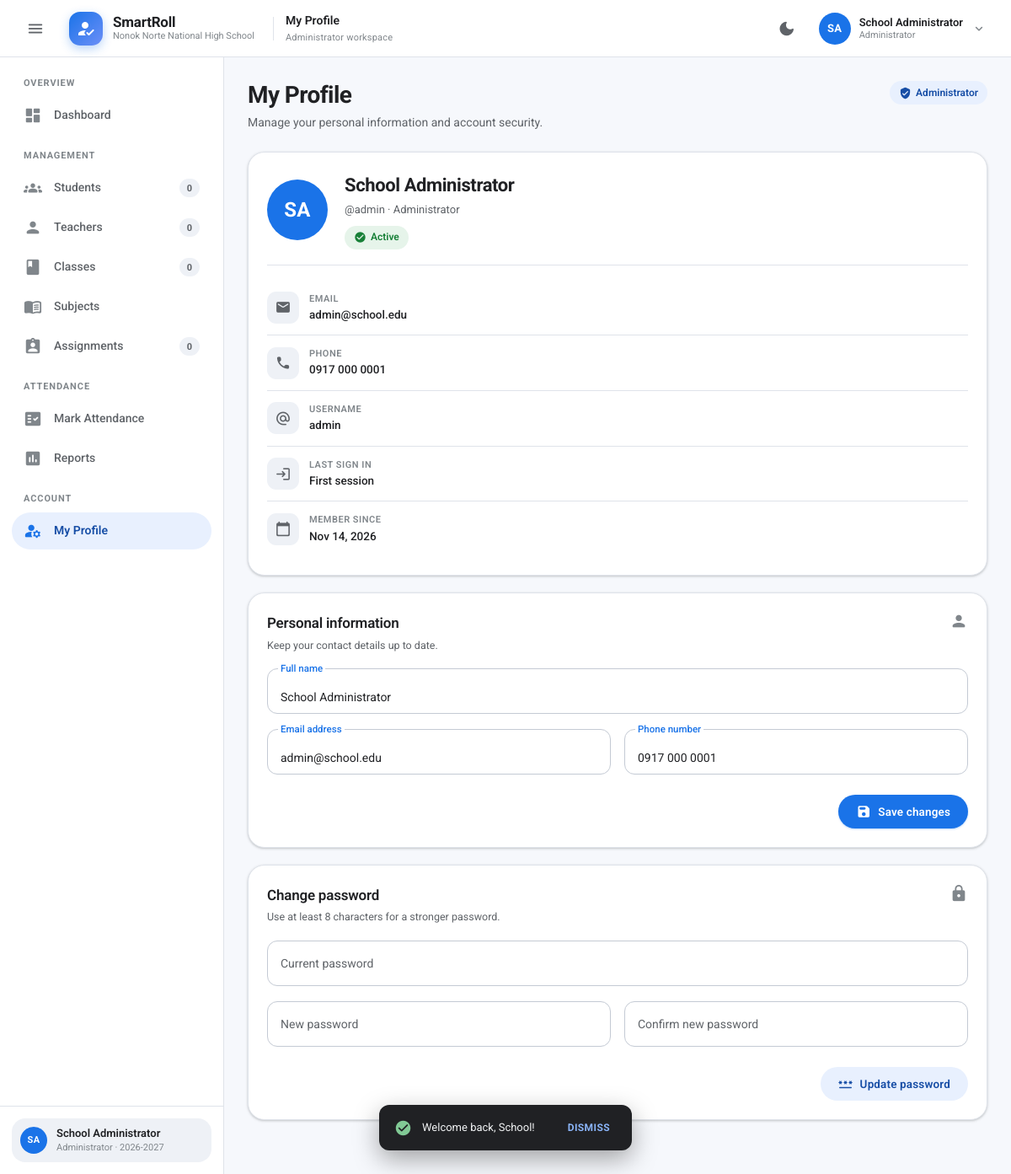
The app's page /profile.php (signed in) with its own data.
### tables this page shows
CREATE TABLE users (
    id            INT UNSIGNED NOT NULL AUTO_INCREMENT,
    full_name     VARCHAR(120) NOT NULL,
    email         VARCHAR(150) NOT NULL,
    username      VARCHAR(60)  NOT NULL,
    password_hash VARCHAR(255) NOT NULL,
    role          ENUM('admin','teacher','student') NOT NULL DEFAULT 'student',
    phone         VARCHAR(30)  DEFAULT NULL,
    avatar_color  VARCHAR(20)  DEFAULT '#1a73e8',
    status        ENUM('active','inactive') NOT NULL DEFAULT 'active',
    last_login    DATETIME     DEFAULT NULL,
    created_at    TIMESTAMP    NOT NULL DEFAULT CURRENT_TIMESTAMP,
    updated_at    TIMESTAMP    NOT NULL DEFAULT CURRENT_TIMESTAMP ON UPDATE CURRENT_TIMESTAMP,
    PRIMARY KEY (id),
    UNIQUE KEY uq_users_email (email),
    UNIQUE KEY uq_users_username (username),
    KEY idx_users_role (role)
);

### includes/functions.php (called while the page is built, shortened)
<?php
function url(string $path = ''): string
{
    return BASE_URL . '/' . ltrim($path, '/');
}
function asset(string $path): string
{
    return url('assets/' . ltrim($path, '/')) . '?v=' . APP_VERSION;
}
function e(mixed $value): string
{
    return htmlspecialchars((string) $value, ENT_QUOTES | ENT_SUBSTITUTE, 'UTF-8');
}
function current_user(): ?array
{
    return $_SESSION['user'] ?? null;
}
function user_role(): string
{
    return current_user()['role'] ?? '';
}
function user_home(?string $role = null): string
{
    $role = $role ?? user_role();
    return $role !== '' ? $role . '/dashboard.php' : 'login.php';
}
function initials(string $name): string
{
    $parts = preg_split('/\s+/', trim($name)) ?: [];
    $parts = array_values(array_filter($parts));
    $first = mb_substr($parts[0], 0, 1);
    $last  = count($parts) > 1 ? mb_substr($parts[count($parts) - 1], 0, 1) : '';
    return mb_strtoupper($first . $last);
}
function avatar_color(?string $color): string
{
    return preg_match('/^#[0-9a-fA-F]{3,8}$/', (string) $color) ? $color : '#1a73e8';
}
function format_date(?string $date, string $format = 'M j, Y'): string
{
    try {
        return (new DateTime($date))->format($format);
    } catch (Exception $e) {
        return '—';
    }
}
function role_label(string $role): string
{
    return match ($role) {
        'admin'   => 'Administrator',
        'teacher' => 'Teacher',
        'student' => 'Student',
        default   => ucfirst($role),
    };
}
function current_school_year(): string
{
    $year = (int) date('Y');
    $month = (int) date('n');
    $start = $month >= 6 ? $year : $year - 1;
    return $start . '-' . ($start + 1);
}

### profile.php (the view, shortened to what this page needs)
<?php
$pdo = db();
$uid = (int) current_user()['id'];
$stmt = $pdo->prepare('SELECT * FROM users WHERE id = ? LIMIT 1');
$stmt->execute([$uid]);
$user = $stmt->fetch();
$pageTitle = 'My Profile';
$activeNav = 'profile';
require __DIR__ . '/includes/header.php';
?>
<div class="page-head">
    <div class="page-head-text">
        <h1>My Profile</h1>
        <p>Manage your personal information and account security.</p>
    </div>
    <div class="page-head-actions">
        <span class="chip chip-role">
            <span class="material-icons-round">verified_user</span>
            <?= e(role_label($user['role'])) ?>
        </span>
    </div>
</div>
<div class="grid grid-1-2">
    <div class="stack">
        <div class="card">
            <div class="profile-hero">
                <span class="avatar xl" style="background: <?= e(avatar_color($user['avatar_color'])) ?>">
                    <?= e(initials($user['full_name'])) ?>
                </span>
                <div class="profile-hero-meta">
                    <h2><?= e($user['full_name']) ?></h2>
                    <p>@<?= e($user['username']) ?> · <?= e(role_label($user['role'])) ?></p>
                    <div class="row mt-8">
                        <span class="chip <?= $user['status'] === 'active' ? 'chip-present' : 'chip-absent' ?>">
                            <span class="material-icons-round"><?= $user['status'] === 'active' ? 'check_circle' : 'block' ?></span>
                            <?= e(ucfirst($user['status'])) ?>
                        </span>
                    </div>
                </div>
            </div>
            <hr class="divider">
            <div class="profile-detail-list">
                <div class="profile-detail">
                    <span class="material-icons-round">mail</span>
                    <div><small>Email</small><strong><?= e($user['email']) ?></strong></div>
                </div>
                <div class="profile-detail">
                    <span class="material-icons-round">call</span>
                    <div><small>Phone</small><strong><?= e($user['phone'] ?: 'Not provided') ?></strong></div>
                </div>
                <div class="profile-detail">
                    <span class="material-icons-round">alternate_email</span>
                    <div><small>Username</small><strong><?= e($user['username']) ?></strong></div>
                </div>
                <div class="profile-detail">
                    <span class="material-icons-round">login</span>
                    <div><small>Last sign in</small><strong><?= e($user['last_login'] ? format_date($user['last_login'], 'M j, Y g:i A') : 'First session') ?></strong></div>
                </div>
                <div class="profile-detail">
                    <span class="material-icons-round">calendar_today</span>
                    <div><small>Member since</small><strong><?= e(format_date($user['created_at'])) ?></strong></div>
                </div>
            </div>
        </div>
    </div>
    <div class="stack">
        <div class="card">
            <div class="card-head">
                <div>
                    <h2>Personal information</h2>
                    <p>Keep your contact details up to date.</p>
                </div>
                <span class="material-icons-round">person</span>
            </div>
            <form method="post" action="<?= e(url('profile.php')) ?>">
                <div class="form-grid">
                    <div class="field span-2">
                        <input type="text" id="full_name" name="full_name" placeholder=" " required
                               value="<?= e($user['full_name']) ?>">
                        <label for="full_name">Full name</label>
                    </div>
                    <div class="field">
                        <input type="email" id="email" name="email" placeholder=" " required
                               value="<?= e($user['email']) ?>">
                        <label for="email">Email address</label>
                    </div>
                    <div class="field">
                        <input type="text" id="phone" name="phone" placeholder=" "
                               value="<?= e($user['phone'] ?? '') ?>">
                        <label for="phone">Phone number</label>
                    </div>
                </div>
                <div class="form-actions mt-24">
                    <button class="btn btn-filled" type="submit">
                        <span class="material-icons-round">save</span>
                        Save changes
                    </button>
                </div>
            </form>
        </div>
        <div class="card">
            <div class="card-head">
                <div>
                    <h2>Change password</h2>
                    <p>Use at least 8 characters for a stronger password.</p>
                </div>
                <span class="material-icons-round">lock</span>
            </div>
            <form method="post" action="<?= e(url('profile.php')) ?>">
                <div class="form-grid">
                    <div class="field span-2">
                        <input type="password" id="current_password" name="current_password" placeholder=" " required
                               autocomplete="current-password">
                        <label for="current_password">Current password</label>
                    </div>
                    <div class="field">
                        <input type="password" id="new_password" name="new_password" placeholder=" " required
                               minlength="8" autocomplete="new-password">
                        <label for="new_password">New password</label>
                    </div>
                    <div class="field">
                        <input type="password" id="confirm_password" name="confirm_password" placeholder=" " required
                               minlength="8" autocomplete="new-password">
                        <label for="confirm_password">Confirm new password</label>
                    </div>
                </div>
                <div class="form-actions mt-24">
                    <button class="btn btn-tonal" type="submit">
                        <span class="material-icons-round">password</span>
                        Update password
                    </button>
                </div>
            </form>
        </div>
    </div>
</div>
<?php require __DIR__ . '/includes/footer.php'; ?>

### includes/header.php (shortened to what this page needs)
<?php
$pageTitle = $pageTitle ?? 'Dashboard';
$activeNav = $activeNav ?? '';
$headerUser = current_user();
$role = user_role();
?>
<!DOCTYPE html>
<html lang="en">
<head>
    <link rel="stylesheet" href="<?= e(asset('css/style.css')) ?>">
</head>
<body>
<div class="app-shell">
    <header class="app-bar">
        <div class="app-bar-left">
            <button class="icon-btn" id="drawerToggle" type="button" aria-label="Toggle navigation" title="Toggle navigation">
                <span class="material-icons-round">menu</span>
            </button>
            <a class="brand" href="<?= e(url(user_home())) ?>">
                <span class="logo-mark"><span class="material-icons-round">how_to_reg</span></span>
                <span class="brand-text">
                    <strong><?= e(APP_NAME) ?></strong>
                    <small><?= e(SCHOOL_NAME) ?></small>
                </span>
            </a>
            <div class="app-context">
                <strong><?= e($pageTitle) ?></strong>
                <span><?= e(role_label($role)) ?> workspace</span>
            </div>
        </div>
        <div class="app-bar-actions">
            <button class="icon-btn" type="button" data-theme-toggle aria-label="Toggle dark mode" title="Dark mode">
                <span class="material-icons-round">dark_mode</span>
            </button>
            <div class="dropdown">
                <button class="profile-trigger" type="button" data-menu-toggle aria-haspopup="true" aria-expanded="false">
                    <span class="avatar" style="background: <?= e(avatar_color($headerUser['avatar_color'] ?? null)) ?>">
                        <?= e(initials($headerUser['full_name'] ?? 'User')) ?>
                    </span>
                    <span class="profile-meta">
                        <strong><?= e($headerUser['full_name'] ?? 'User') ?></strong>
                        <small><?= e(role_label($role)) ?></small>
                    </span>
                    <span class="material-icons-round">expand_more</span>
                </button>
            </div>
        </div>
    </header>
    <?php require __DIR__ . '/sidebar.php'; ?>
    <main class="main">
        <div class="main-inner page-enter">

### includes/sidebar.php (shortened to what this page needs)
<?php
$role = user_role();
$sidebarUser = current_user();
$activeNav = $activeNav ?? '';
$navCounts = ['students' => null, 'teachers' => null, 'classes' => null, 'assignments' => null];
try {
    $pdo = db();
    if ($role === 'admin') {
        $row = $pdo->query(
            "SELECT
                (SELECT COUNT(*) FROM students WHERE status = 'enrolled') AS students,
                (SELECT COUNT(*) FROM users WHERE role = 'teacher' AND status = 'active') AS teachers,
                (SELECT COUNT(*) FROM classes WHERE status = 'active') AS classes,
                (SELECT COUNT(*) FROM class_subjects) AS assignments"
        )->fetch();
        $navCounts = array_merge($navCounts, array_map('intval', $row ?: []));
    } elseif ($role === 'teacher') {
        $stmt = $pdo->prepare('SELECT COUNT(*) FROM class_subjects WHERE teacher_id = ?');
        $stmt->execute([$sidebarUser['id']]);
        $navCounts['assignments'] = (int) $stmt->fetchColumn();
    }
} catch (Throwable $e) {
}
function render_nav_item(string $key, string $label, string $icon, ?int $count = null, string $active = ''): void
{
    $isActive = $active === $key;
    ?>
    <a class="nav-link<?= $isActive ? ' active' : '' ?>" href="<?= e(url($key === 'dashboard' ? user_home() : user_role() . '/' . $key . '.php')) ?>">
        <span class="material-icons-round"><?= e($icon) ?></span>
        <span><?= e($label) ?></span>
        <?php if ($count !== null): ?>
            <span class="nav-count"><?= (int) $count ?></span>
        <?php endif; ?>
    </a>
    <?php
}
?>
<aside class="sidebar" id="sidebar">
    <div class="sidebar-scroll">
        <?php if ($role === 'admin'): ?>
            <div class="nav-label">Overview</div>
            <?php render_nav_item('dashboard', 'Dashboard', 'dashboard', null, $activeNav); ?>
            <div class="nav-label">Management</div>
            <?php render_nav_item('students', 'Students', 'groups', $navCounts['students'], $activeNav); ?>
            <div class="nav-label">Attendance</div>
        <?php endif; ?>
        <div class="nav-label">Account</div>
        <a class="nav-link<?= $activeNav === 'profile' ? ' active' : '' ?>" href="<?= e(url('profile.php')) ?>">
            <span class="material-icons-round">manage_accounts</span>
            <span>My Profile</span>
        </a>
    </div>
    <div class="sidebar-footer">
        <div class="sidebar-user">
            <span class="avatar sm" style="background: <?= e(avatar_color($sidebarUser['avatar_color'] ?? null)) ?>">
                <?= e(initials($sidebarUser['full_name'] ?? 'User')) ?>
            </span>
            <div class="sidebar-user-meta">
                <strong><?= e($sidebarUser['full_name'] ?? 'User') ?></strong>
                <span><?= e(role_label($role)) ?> · <?= e(current_school_year()) ?></span>
            </div>
        </div>
    </div>
</aside>

### includes/footer.php (shortened to what this page needs)
        </div>
    </main>
</div>
<div class="snackbar" id="snackbar" role="status" aria-live="polite">
    <span class="material-icons-round snackbar-icon">check_circle</span>
    <span class="snackbar-text"></span>
    <button type="button" data-snackbar-close>Dismiss</button>
</div>
</body>
</html>

### records on screen
users: role "Administrator", full_name "SA", full_name "School Administrator", username "admin", status "Active", email "admin@school.edu", phone "0917 000 0001", last_login "First session", created_at "Nov 14, 2026"

### other values on screen
APP_NAME "SmartRoll"
SCHOOL_NAME "Nonok Norte National High School"
$pageTitle "My Profile"
$label "Dashboard Students Teachers Classes Subjects Assignments Mark Attendance Reports"
$count "0 0 0 0"
role_label($role) "Administrator"
current_school_year() "2026-2027"
